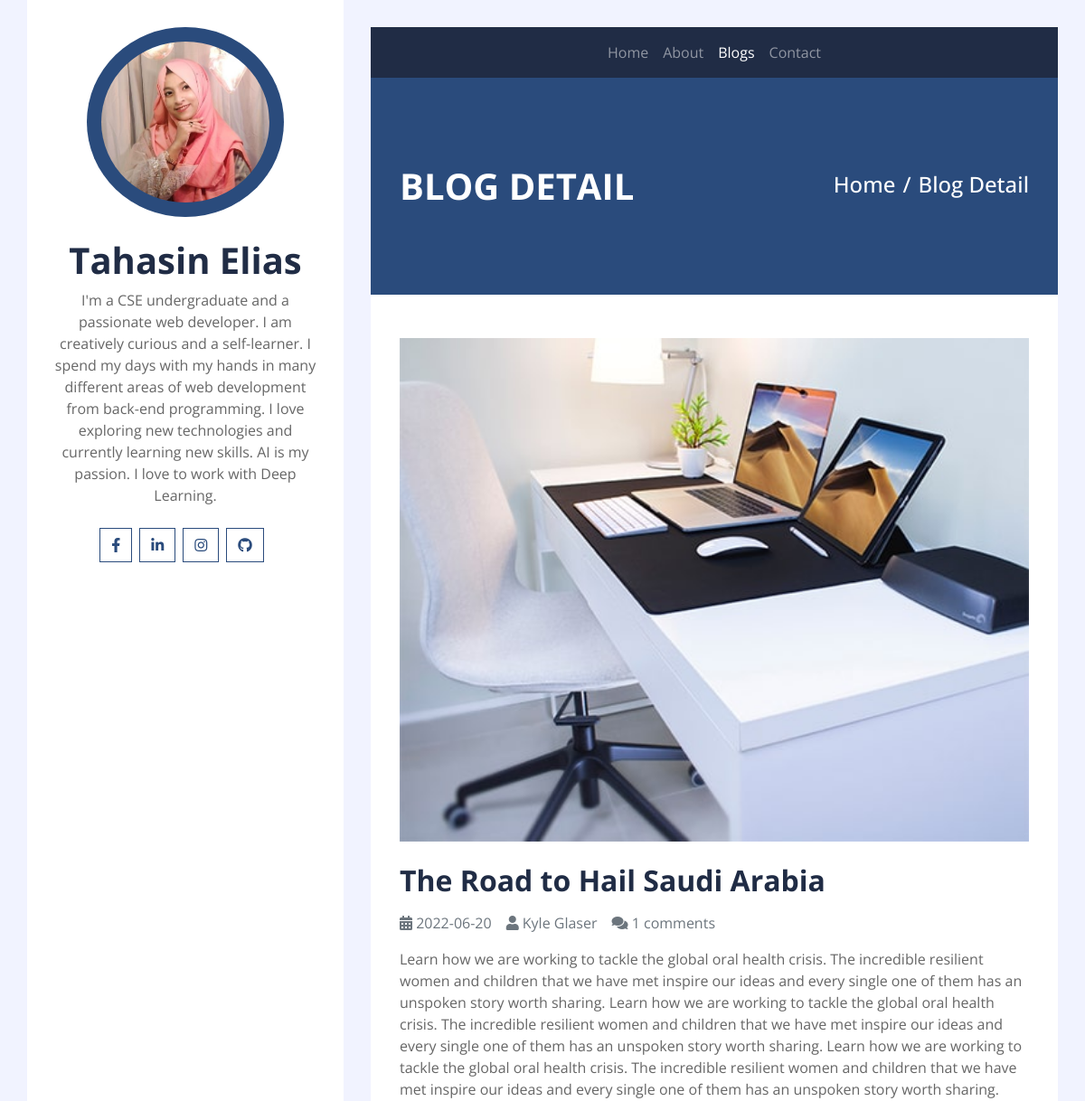
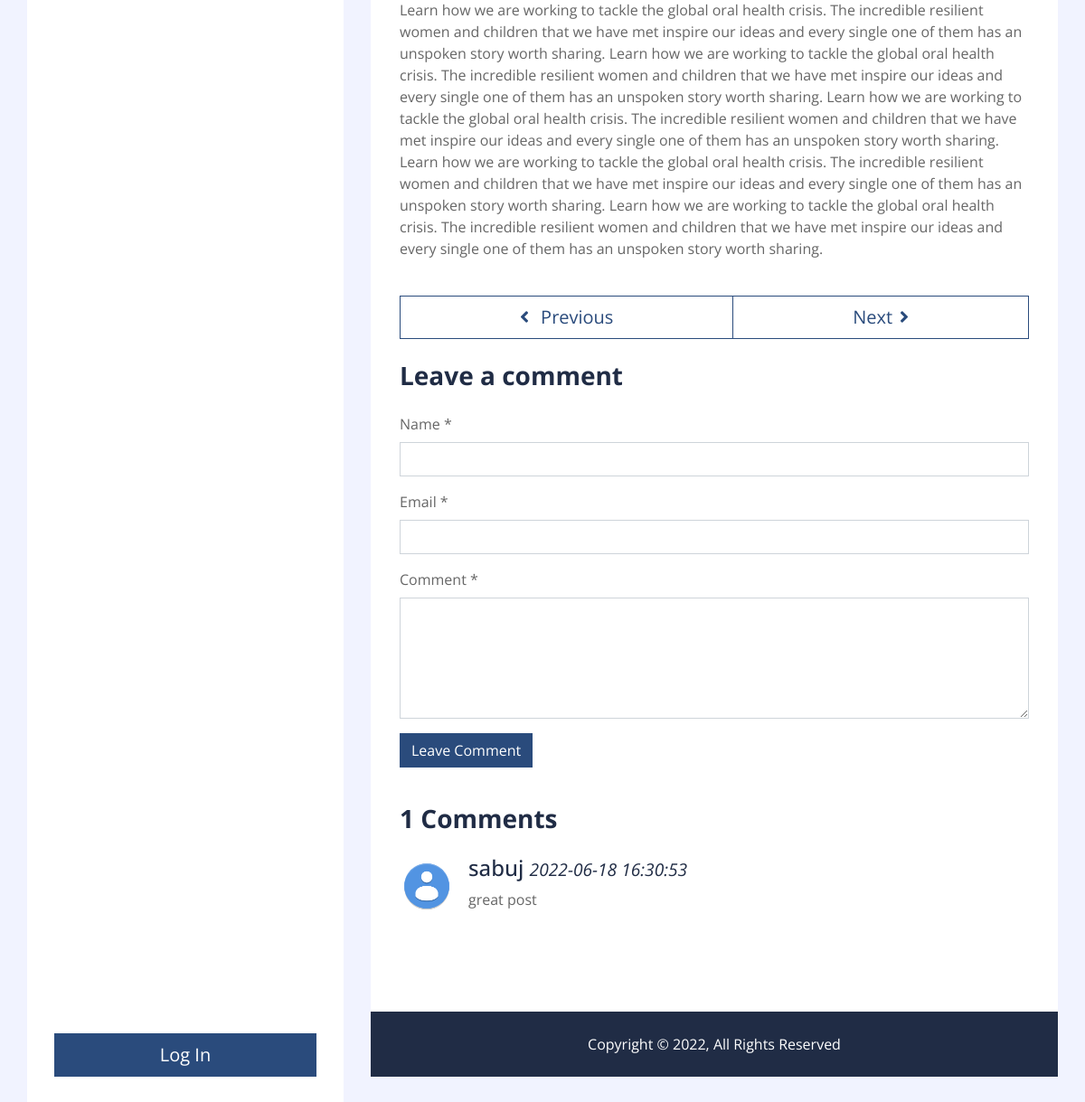
The page /single.php?b_id=3 on the database its author committed (2 pictures, top to bottom).
### tables this page shows
CREATE TABLE `blog` (
  `blog_id` int(100) NOT NULL,
  `title` text NOT NULL,
  `author` varchar(100) NOT NULL,
  `content` text NOT NULL,
  `keywords` text NOT NULL,
  `image` text NOT NULL,
  `comments` int(100) NOT NULL,
  `date` date NOT NULL,
  `status` varchar(100) NOT NULL
);

CREATE TABLE `comment` (
  `comment_id` int(100) NOT NULL,
  `blog_id` int(100) NOT NULL,
  `name` varchar(100) NOT NULL,
  `email` varchar(100) NOT NULL,
  `comment` text NOT NULL,
  `date` datetime NOT NULL
);

### single.php (the view, shortened to what this page needs)
<?php include "includes/db.php"?>
<!DOCTYPE html>
<html lang="en">
    <head>
        <link href="https://cdnjs.cloudflare.com/ajax/libs/font-awesome/5.10.0/css/all.min.css" rel="stylesheet">
        <link href="css/style.css" rel="stylesheet">
    </head>
<body>
    <div class="wrapper">
        <div class="sidebar">
            <div class="sidebar-text d-flex flex-column h-100 justify-content-center text-center">
                <img class="mx-auto d-block w-75 bg-primary img-fluid rounded-circle mb-4 p-3" src="img/dp.png" alt="Image">
                <h1 class="font-weight-bold">Tahasin Elias</h1>
                <p class="mb-4">
                    I'm a CSE undergraduate and a passionate web developer. I am creatively curious and a self-learner. I spend my days with my hands in many different areas of web development from back-end programming. I love exploring new technologies and currently learning new skills. AI is my passion. I love to work with Deep Learning.
                </p>
                <div class="d-flex justify-content-center mb-5">
                    <a class="btn btn-outline-primary mr-2" target="_blank"  href="https://www.facebook.com/tah.asin.357"><i class="fab fa-facebook-f"></i></a>
                    <a class="btn btn-outline-primary mr-2" target="_blank" href="https://linkedin.com/in/tahasin-mim-63a66b234"><i class="fab fa-linkedin-in"></i></a>
                    <a class="btn btn-outline-primary mr-2" target="_blank"  href="https://www.instagram.com/mimtahasin"><i class="fab fa-instagram"></i></a>
                    <a class="btn btn-outline-primary mr-2" target="_blank"  href="https://github.com/TahasinMim"><i class="fab fa-github"></i></a>
                </div>
                <a href="action.php" class="btn btn-lg btn-block btn-primary mt-auto">Log In</a>
            </div>
        </div>
        <div class="content">
            <div class="container p-0">
                <nav class="navbar navbar-expand-lg bg-secondary navbar-dark">
                    <div class="collapse navbar-collapse justify-content-between" id="navbarCollapse">
                        <div class="navbar-nav m-auto">
                            <a href="index.php" class="nav-item nav-link">Home</a>
                            <a href="about.php" class="nav-item nav-link">About</a>
                            <a href="blog.php" class="nav-item nav-link active">Blogs</a>
                            <a href="contact.php" class="nav-item nav-link">Contact</a>
                        </div>
                    </div>
                </nav>
            </div>
            <div class="container py-5 px-2 bg-primary">
                <div class="row py-5 px-4">
                    <div class="col-sm-6 text-center text-md-left">
                        <h1 class="mb-3 mb-md-0 text-white text-uppercase font-weight-bold">Blog Detail</h1>
                    </div>
                    <div class="col-sm-6 text-center text-md-right">
                        <div class="d-inline-flex pt-2">
                            <h4 class="m-0 text-white"><a class="text-white" href="">Home</a></h4>
                            <h4 class="m-0 text-white px-2">/</h4>
                            <h4 class="m-0 text-white">Blog Detail</h4>
                        </div>
                    </div>
                </div>
            </div>
                    <?php
                    if(isset($_GET['b_id'])){
                        $the_blog_id=$_GET['b_id'];
                    }
                    $query = "SELECT * FROM `blog` WHERE blog_id = '$the_blog_id'";
                    $all_blogs= mysqli_query($conn,$query);
                    while($row=mysqli_fetch_assoc($all_blogs)){
                        $blog_id=$row['blog_id'];
                        $title=$row['title'];
                        $author=$row['author'];
                        $content=$row['content'];
                        $image=$row['image'];
                        $comments=$row['comments'];
                        $date=$row['date'];
                    ?>
            <div class="container py-5 px-2 bg-white">
                <div class="row px-4">
                    <div class="col-12">
                        <img style="width:100%;" class="img-fluid mb-4" src="img/<?php echo $image; ?>" alt="Image">
                        <h2 class="mb-3 font-weight-bold"><?php echo $title; ?></h2>
                        <div class="d-flex">
                            <p class="mr-3 text-muted"><i class="fa fa-calendar-alt"></i> <?php echo $date; ?></p>
                            <p class="mr-3 text-muted"><i class="fa fa-user"></i> <?php echo $author; ?></p>
                            <p class="mr-3 text-muted"><i class="fa fa-comments"></i> <?php echo $comments; ?> comments</p>
                        </div>
                        <p><?php echo $content; ?></p>
                    </div>
                    <div class="col-12 py-4">
                        <div class="btn-group btn-group-lg w-100">
                            <a href="single.php?b_id=<?php echo $blog_id-1; ?>" class="btn btn-outline-primary"><i class="fa fa-angle-left mr-2"></i> Previous</a>
                            <a href="single.php?b_id=<?php echo $blog_id+1; ?>"  class="btn btn-outline-primary">Next<i class="fa fa-angle-right ml-2"></i></a>
                        </div>
                    </div>
                    <div class="col-12">
                        <h3 class="mb-4 font-weight-bold">Leave a comment</h3>
                        <form action="" method="post">
                            <div class="form-group">
                                <label for="name">Name *</label>
                                <input type="text" class="form-control" id="name" name="name">
                            </div>
                            <div class="form-group">
                                <label for="email">Email *</label>
                                <input type="email" class="form-control" id="email" name="email">
                            </div>
                            <div class="form-group">
                                <label for="comment">Comment *</label>
                                <textarea id="comment" cols="30" rows="5" class="form-control" name="comment"></textarea>
                            </div>
                            <div class="form-group">
                                <input type="submit" name="submit" value="Leave Comment" class="btn btn-primary">
                            </div>
                        </form>
                    </div>
                         <div class="col-12 py-4">
                        <h3 class="mb-4 font-weight-bold"><?php echo $comments; ?> Comments</h3>
                        <?php
                        $query="SELECT * FROM comment WHERE blog_id={$the_blog_id} ORDER BY blog_id DESC";
                        $show_comment= mysqli_query($conn,$query);
                        while($row=mysqli_fetch_assoc($show_comment)){
                            $name=$row['name'];
                            $comment=$row['comment'];
                            $date=$row['date'];
                        ?>
                        <div class="media mb-4">
                            <img src="img/images.png" alt="Image" class="mr-3 mt-1 rounded-circle" style="width:60px;">
                            <div class="media-body">
                                <h4><?php echo $name; ?> <small><i><?php echo $date; ?></i></small></h4>
                                <p><?php echo $comment; ?>
                                </p>
                            </div>
                        </div>
                        <?php } ?>
                    </div>
                </div>
                <?php
                }
                        ?>
            </div>
            <div class="container py-4 bg-secondary text-center">
                <p class="m-0 text-white">
                    Copyright &copy; 2022, All Rights Reserved
                </p>
            </div>
        </div>
    </div>
</body>
</html>

### rows shown on the page
blog: image (picture), title "The Road to Hail Saudi Arabia", date "2022-06-20", author "Kyle Glaser", comments "1", content "Learn how we are working to tackle the global oral health crisis. The incredible resilient women and children that we have met inspire our ideas and every single one of them has an unspoken story worth sharing. Learn how we are working to tackle the global oral health crisis. The incredible resilient women and children that we have met inspire our ideas and every single one of them has an unspoken story worth sharing. Learn how we are working to tackle the global oral health crisis. The incredible resilient women and children that we have met inspire our ideas and every single one of them has an unspoken story worth sharing. Learn how we are working to tackle the global oral health crisis.…"
comment: name "sabuj", date "2022-06-18 16:30:53", comment "great post"
